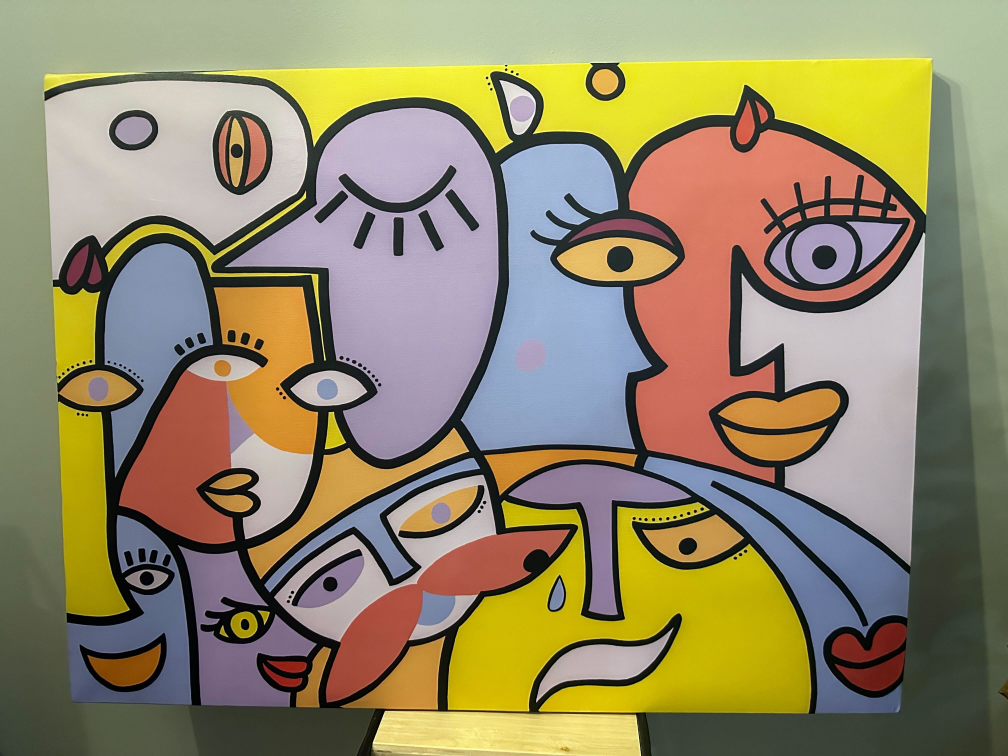
#> input picture painting_alignment/IMG_6083.jpg, 4032 x 3024 px (shown at 1/4 size)
$ python -i grip_demo.py   (imports and definitions only)
#> lines starting #> are read from the running program, lines starting #| are printed output that depends on the picture; after the words box and inside, x2 and y2 are one past the last pixel; in counts of white or black regions, pixels touching at a corner belong together
#> further down, picture is the input picture: shape (3024, 4032, 3); mean B, G, R 103.8, 135.4, 146.4
import cv2
import numpy
import math
from enum import Enum

class GripPipeline:
    """
    An OpenCV pipeline generated by GRIP.
    """

    def __init__(self):
        """initializes all values to presets or None if need to be set
        """

        self.__blur_type = BlurType.Median_Filter
        self.__blur_radius = 2.402402688791086

        self.blur_output = None

        self.__rgb_threshold_input = self.blur_output
        self.__rgb_threshold_red = [138.4709246539902, 236.8181818181818]
        self.__rgb_threshold_green = [157.82393515328053, 255.0]
        self.__rgb_threshold_blue = [161.97836553262357, 255.0]

        self.rgb_threshold_output = None

        self.__cv_canny_image = self.rgb_threshold_output
        self.__cv_canny_threshold1 = 0.0
        self.__cv_canny_threshold2 = 0.0
        self.__cv_canny_aperturesize = 3
        self.__cv_canny_l2gradient = True

        self.cv_canny_output = None

        self.__find_lines_input = self.cv_canny_output

        self.find_lines_output = None

        self.__filter_lines_lines = self.find_lines_output
        self.__filter_lines_min_length = 10.0
        self.__filter_lines_angle = [0, 360]

        self.filter_lines_output = None


    def process(self, source0):
        """
        Runs the pipeline and sets all outputs to new values.
        """
        # Step Blur0:
        self.__blur_input = source0
        (self.blur_output) = self.__blur(self.__blur_input, self.__blur_type, self.__blur_radius)

        # Step RGB_Threshold0:
        self.__rgb_threshold_input = self.blur_output
        (self.rgb_threshold_output) = self.__rgb_threshold(self.__rgb_threshold_input, self.__rgb_threshold_red, self.__rgb_threshold_green, self.__rgb_threshold_blue)

        # Step CV_Canny0:
        self.__cv_canny_image = self.rgb_threshold_output
        (self.cv_canny_output) = self.__cv_canny(self.__cv_canny_image, self.__cv_canny_threshold1, self.__cv_canny_threshold2, self.__cv_canny_aperturesize, self.__cv_canny_l2gradient)

        # Step Find_Lines0:
        self.__find_lines_input = self.cv_canny_output
        (self.find_lines_output) = self.__find_lines(self.__find_lines_input)

        # Step Filter_Lines0:
        self.__filter_lines_lines = self.find_lines_output
        (self.filter_lines_output) = self.__filter_lines(self.__filter_lines_lines, self.__filter_lines_min_length, self.__filter_lines_angle)


    @staticmethod
    def __blur(src, type, radius):
        """Softens an image using one of several filters.
        Args:
            src: The source mat (numpy.ndarray).
            type: The blurType to perform represented as an int.
            radius: The radius for the blur as a float.
        Returns:
            A numpy.ndarray that has been blurred.
        """
#> called with radius = 2.4
        if(type is BlurType.Box_Blur):
            ksize = int(2 * round(radius) + 1)
            return cv2.blur(src, (ksize, ksize))
        elif(type is BlurType.Gaussian_Blur):
            ksize = int(6 * round(radius) + 1)
            return cv2.GaussianBlur(src, (ksize, ksize), round(radius))
        elif(type is BlurType.Median_Filter):
            ksize = int(2 * round(radius) + 1)
            return cv2.medianBlur(src, ksize)
        else:
            return cv2.bilateralFilter(src, -1, round(radius), round(radius))

    @staticmethod
    def __rgb_threshold(input, red, green, blue):
        """Segment an image based on color ranges.
        Args:
            input: A BGR numpy.ndarray.
            red: A list of two numbers the are the min and max red.
            green: A list of two numbers the are the min and max green.
            blue: A list of two numbers the are the min and max blue.
        Returns:
            A black and white numpy.ndarray.
        """
        out = cv2.cvtColor(input, cv2.COLOR_BGR2RGB)
        return cv2.inRange(out, (red[0], green[0], blue[0]),  (red[1], green[1], blue[1]))
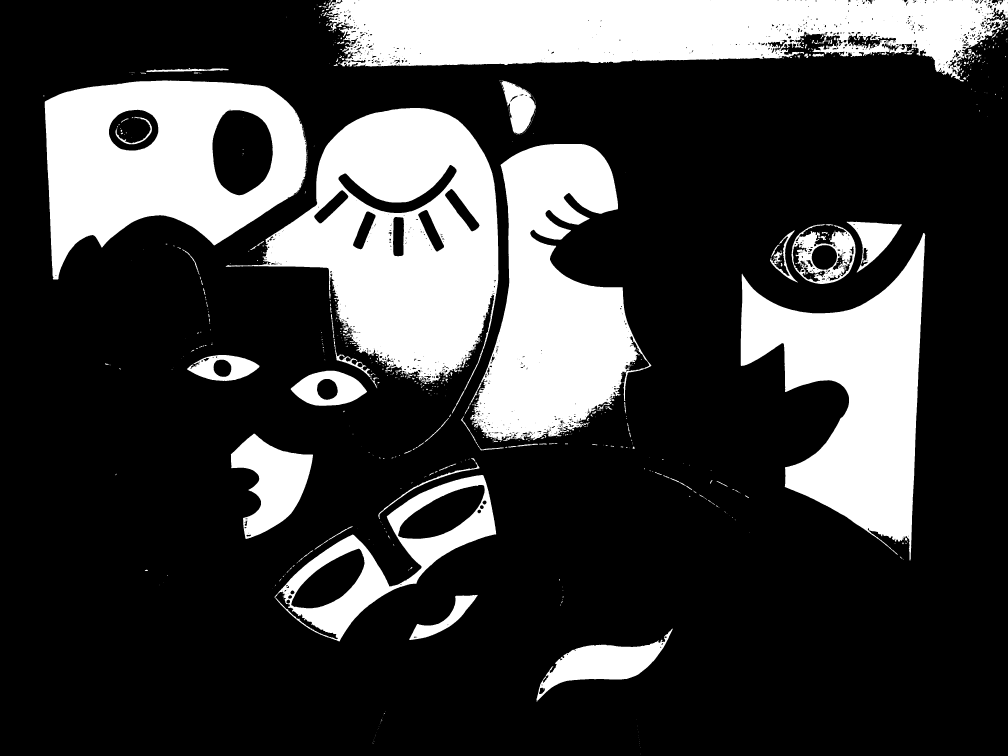
#> returned value: shape (3024, 4032) (shown at 1/4 size); 24.8% white; 790 white regions (543 under 20 px), largest, box (x1, y1, x2, y2) and area: (903, 432, 1994, 1654) 619167, (1304, 0, 4032, 326) 599494, (179, 322, 1229, 1118) 486254

    @staticmethod
    def __cv_canny(image, thres1, thres2, aperture_size, gradient):
        """Applies a canny edge detection to the image.
        Args:
           image: A numpy.ndarray as the input.
           thres1: First threshold for the canny algorithm. (number)
           thres2: Second threshold for the canny algorithm. (number)
           aperture_size: Aperture size for the canny operation. (number)
           gradient: If the L2 norm should be used. (boolean)
        Returns:
            The edges as a numpy.ndarray.
        """
        return cv2.Canny(image, thres1, thres2, apertureSize=(int)(aperture_size),
            L2gradient=gradient)

    class Line:

        def __init__(self, x1, y1, x2, y2):
            self.x1 = x1
            self.y1 = y1
            self.x2 = x2
            self.y2 = y2

        def length(self):
            return numpy.sqrt(pow(self.x2 - self.x1, 2) + pow(self.y2 - self.y1, 2))

        def angle(self):
            return math.degrees(math.atan2(self.y2 - self.y1, self.x2 - self.x1))
    @staticmethod
    def __find_lines(input):
        """Finds all line segments in an image.
        Args:
            input: A numpy.ndarray.
        Returns:
            A filtered list of Lines.
        """
        detector = cv2.createLineSegmentDetector()
        if (len(input.shape) == 2 or input.shape[2] == 1):
            lines = detector.detect(input)
        else:
            tmp = cv2.cvtColor(input, cv2.COLOR_BGR2GRAY)
            lines = detector.detect(tmp)
        output = []
        if len(lines) != 0:
            for i in range(1, len(lines[0])):
                tmp = GripPipeline.Line(lines[0][i, 0][0], lines[0][i, 0][1],
                                lines[0][i, 0][2], lines[0][i, 0][3])
                output.append(tmp)
        return output

    @staticmethod
    def __filter_lines(inputs, min_length, angle):
        """Filters out lines that do not meet certain criteria.
        Args:
            inputs: A list of Lines.
            min_Lenght: The minimum lenght that will be kept.
            angle: The minimum and maximum angles in degrees as a list of two numbers.
        Returns:
            A filtered list of Lines.
        """
#> called with min_length = 10
        outputs = []
        for line in inputs:
            if (line.length() > min_length):
                if ((line.angle() >= angle[0] and line.angle() <= angle[1]) or
                        (line.angle() + 180.0 >= angle[0] and line.angle() + 180.0 <= angle[1])):
                    outputs.append(line)
        return outputs


BlurType = Enum('BlurType', 'Box_Blur Gaussian_Blur Median_Filter Bilateral_Filter')

>>> import cv2
>>> picture = cv2.imread('IMG_6083.jpg')
>>> result = GripPipeline().process(picture)

$ run again, on painting_alignment/Photo-1.jpeg
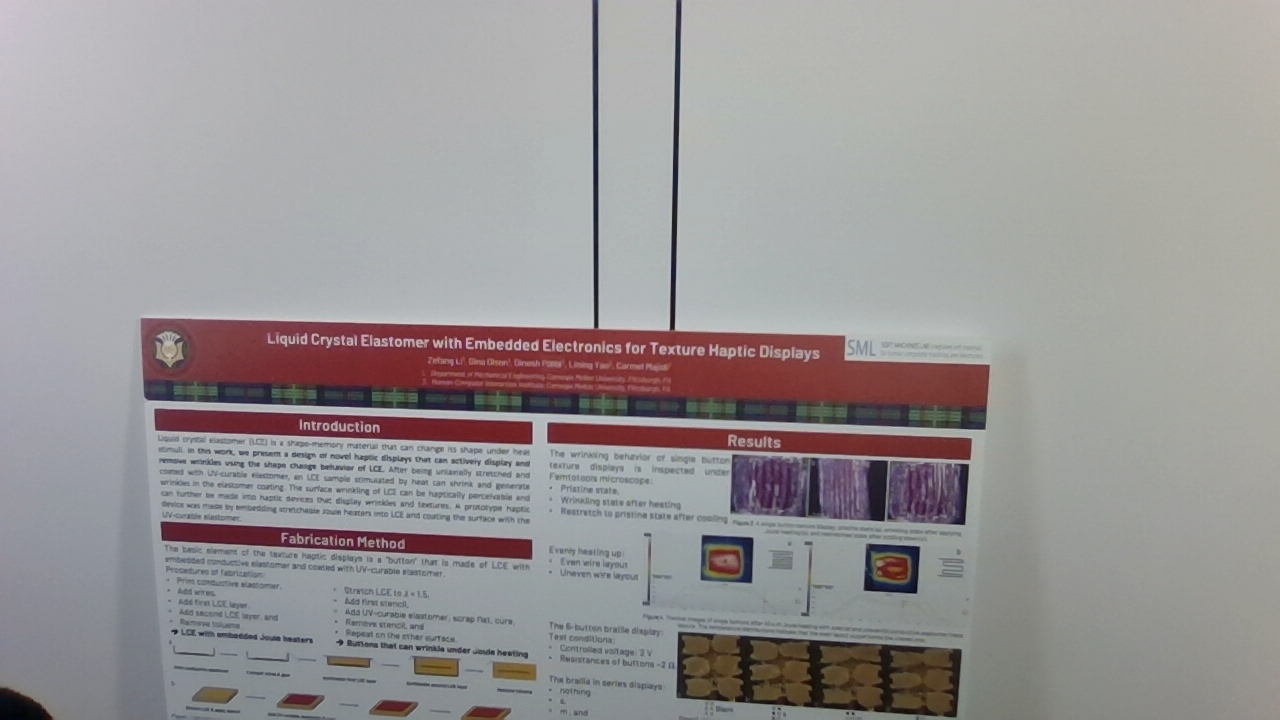
#> input picture painting_alignment/Photo-1.jpeg, 1280 x 720 px
#> picture is the input picture: shape (720, 1280, 3); mean B, G, R 149.8, 149.2, 152.8
#> in __rgb_threshold, `return cv2.inRange(out, (red[0], green[0], blue[0]),  (red[1], green[1..`:
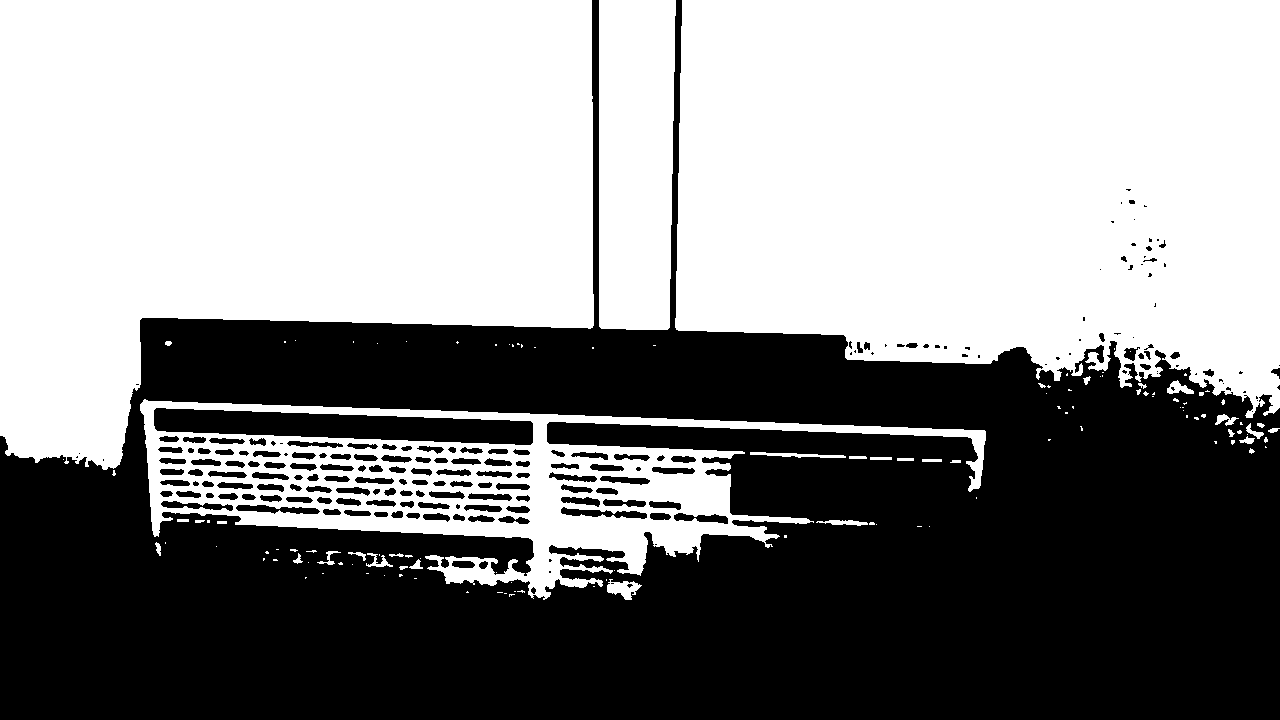
#> returned value: shape (720, 1280); 54.8% white; 201 black regions (63 under 20 px), largest, box (x1, y1, x2, y2) and area: (0, 0, 1280, 720) 392295, (154, 408, 533, 445) 8861, (561, 507, 647, 519) 494
